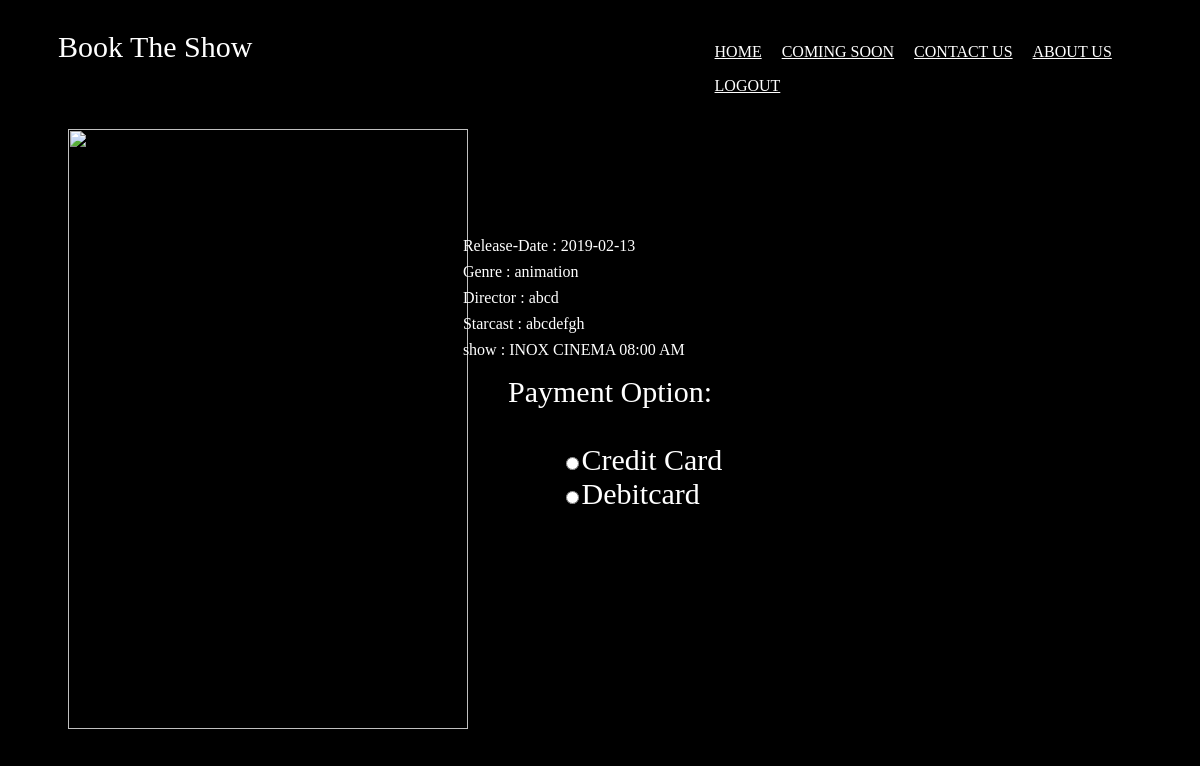
The page /payment.php?imagename=agent327&theater=INOX CINEMA&time=08:00 AM (signed in) on the database its author committed.
### tables this page shows
CREATE TABLE IF NOT EXISTS `moviedetail` (
  `movieName` varchar(30) NOT NULL,
  `rd` date NOT NULL,
  `genre` varchar(20) NOT NULL,
  `director` varchar(40) NOT NULL,
  `starcast` varchar(100) NOT NULL
);

### payment.php (the view, shortened to what this page needs)
<!DOCTYPE html>
<html>
<head>
</head>
<body bgcolor="black">
  <div class="header">
    <p class="logotext">Book The Show</p>
    <ul>
      <li><a href="try.php">HOME</a></li>
      <li><a href="#">COMING SOON</a></li>
      <li><a href="#">CONTACT US</a></li>
      <li><a href="#">ABOUT US</a></li>
      <li><a href="logout.php">LOGOUT</a></li>
    </ul>
    </div>
    <div class="all">
      <?php
        $imagename=$_GET['imagename'];
        $servername = "localhost";
        $username = "root";
        $password = "";
        $dbname = "movie";
        $theater=$_GET['theater'];
        $time=$_GET['time'];
          echo "<img  class='img' src='image/$imagename' width='400px' height='600px'>";
          echo "<ul>";
        $conn = new mysqli($servername, $username, $password, $dbname);
        $detail="SELECT * FROM moviedetail where movieName='$imagename'";
        $res=$conn->query($detail);
        if($res->num_rows > 0){
          while ($row = $res->fetch_assoc()) {
            echo"<li>Release-Date : $row[rd]</li>";
          echo"<li>Genre    : $row[genre]</li>";
          echo"<li>Director : $row[director]</li>";
          echo"<li>Starcast : $row[starcast]</li>";
          echo"<li>show     : $theater  $time</li>";
          }
        }
        echo "</ul>";
        echo "</div>";
        echo "<div class='payment'>";
        echo "Payment Option:<br/><br/>";
        echo "&nbsp&nbsp&nbsp&nbsp&nbsp&nbsp <input type='radio' name=''><a href='creditcard.php?imagename=$imagename&theater=$theater&time=$time' class='card'>Credit Card</a><br/>";
        echo "&nbsp&nbsp&nbsp&nbsp&nbsp&nbsp <input type='radio' name=''><a href='debitcard.php?imagename=$imagename&theater=$theater&time=$time' class='card'>Debitcard</a><br/>";
        ?>
  </div>
</body>
</html>

### payment.php (style rules this page uses)
ul { list-style-type: none; margin-left: 59%; padding: 0; margin-top: -5%; }
ul li { display: inline-block; }
ul li a { color: white; }
li { margin: 8px; }
.logotext { color: white; font-family: verdana; font-size: 30px; margin-left: 50px; }
.all { margin-left: 50px; }
.img { padding: 10px; }
.all ul { color: white; margin-top: -45%; margin-left: 35%; }
.all ul li { display: list-item; }
.payment { margin-left: 500px; color: white; font-size: 30px; }
.card { font-size: 30px; background-color: black; color: white; text-decoration: none; }

### rows shown on the page
moviedetail: rd "2019-02-13", genre "animation", director "abcd", starcast "abcdefgh"
